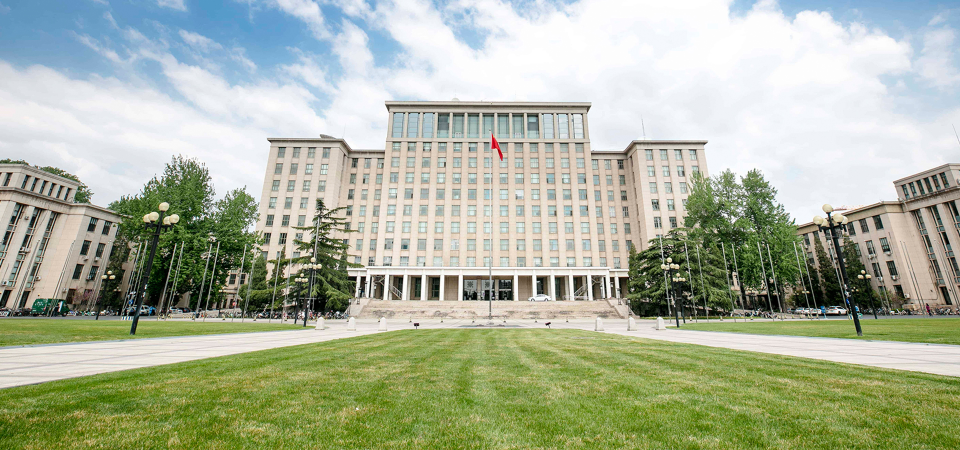
#> input picture projects/tsinghua-tour/photos/main-building.jpg, 1920 x 900 px, given in place of study-2026-4s-0.00.png, which was not available (shown at 1/2 size)
$ python contact-sheet.py ../../../../projects/tsinghua-tour/photos/main-building.jpg
#> lines starting #> are read from the running program, lines starting #| are printed output that depends on the picture; pictures that were not available may be replaced by others from this repository, and a replacement may not be noted
from pathlib import Path
import sys
from PIL import Image, ImageDraw

output = Path(__file__).resolve().parent.parent / "output"
study = "--study" in sys.argv
book = "--book" in sys.argv
glyphs = "--glyphs" in sys.argv
rows = [["%02d-%.2f.png" % (i, t) for t in (.6, 1.6, 3, 4.6)] for i in range(1, 6)] if study else [
    ["study-2026-4s-%.2f.png" % t for t in (2.31, 2.52, 2.73)],
    ["study-2026-4s-%.2f.png" % t for t in (2.94, 3.08, 3.4)],
] if glyphs else [
    ["study-2026-4s-%.2f.png" % t for t in (1.4, 1.47, 1.54)],
    ["study-2026-4s-%.2f.png" % t for t in (1.58, 1.7, 1.83)],
] if book else [
    ["study-2026-4s-%.2f.png" % t for t in (0, .4, .8)],
    ["study-2026-4s-%.2f.png" % t for t in (1.2, 1.6, 2.1)],
    ["study-2026-4s-%.2f.png" % t for t in (2.6, 3.2, 119 / 30)],
]
width, height, label = 480, 270, 27
sheet = Image.new("RGB", (width * len(rows[0]), (height + label) * len(rows)), "#eaf0f6")
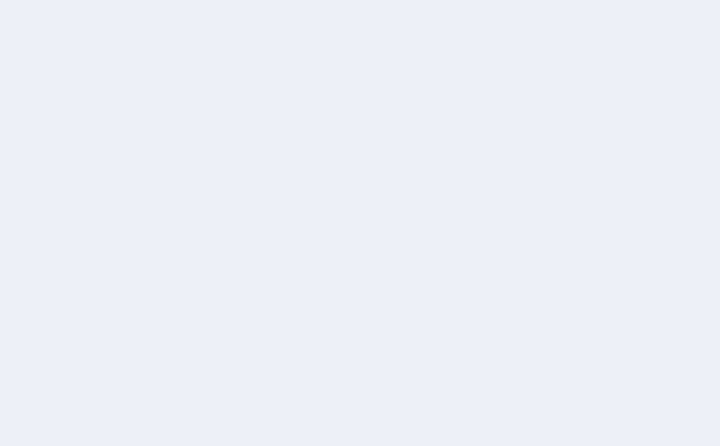
#> sheet: PIL image 1440x891 RGB (shown at 1/2 size); mean R, G, B 234, 240, 246
draw = ImageDraw.Draw(sheet)
for r, row in enumerate(rows):
    for c, file in enumerate(row):
        image = Image.open(output / file).convert("RGB").resize((width, height), Image.Resampling.LANCZOS)
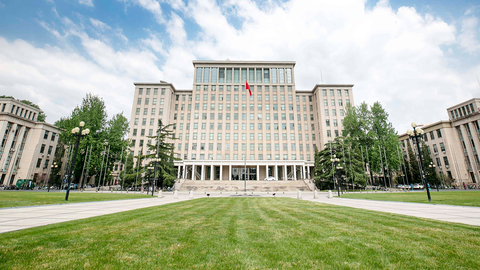
#> image: PIL image 480x270 RGB; mean R, G, B 170.1, 178.4, 156.2
        x, y = c * width, r * (height + label)
        sheet.paste(image, (x, y + label))
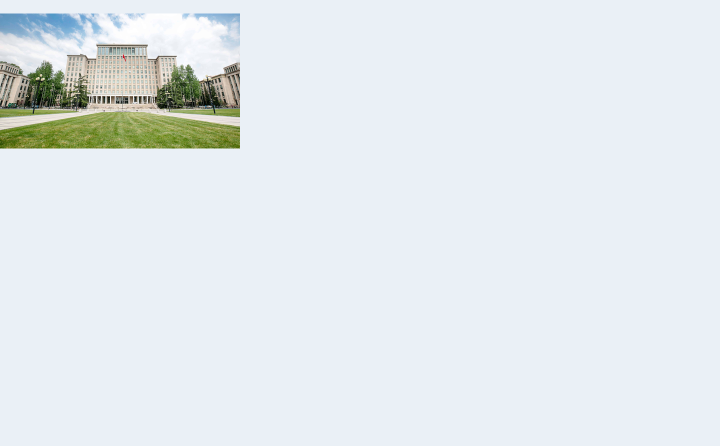
#> sheet: PIL image 1440x891 RGB (shown at 1/2 size); mean R, G, B 227.5, 233.8, 236.9
#> (the run stopped early here; a loop or call above may not have finished)
